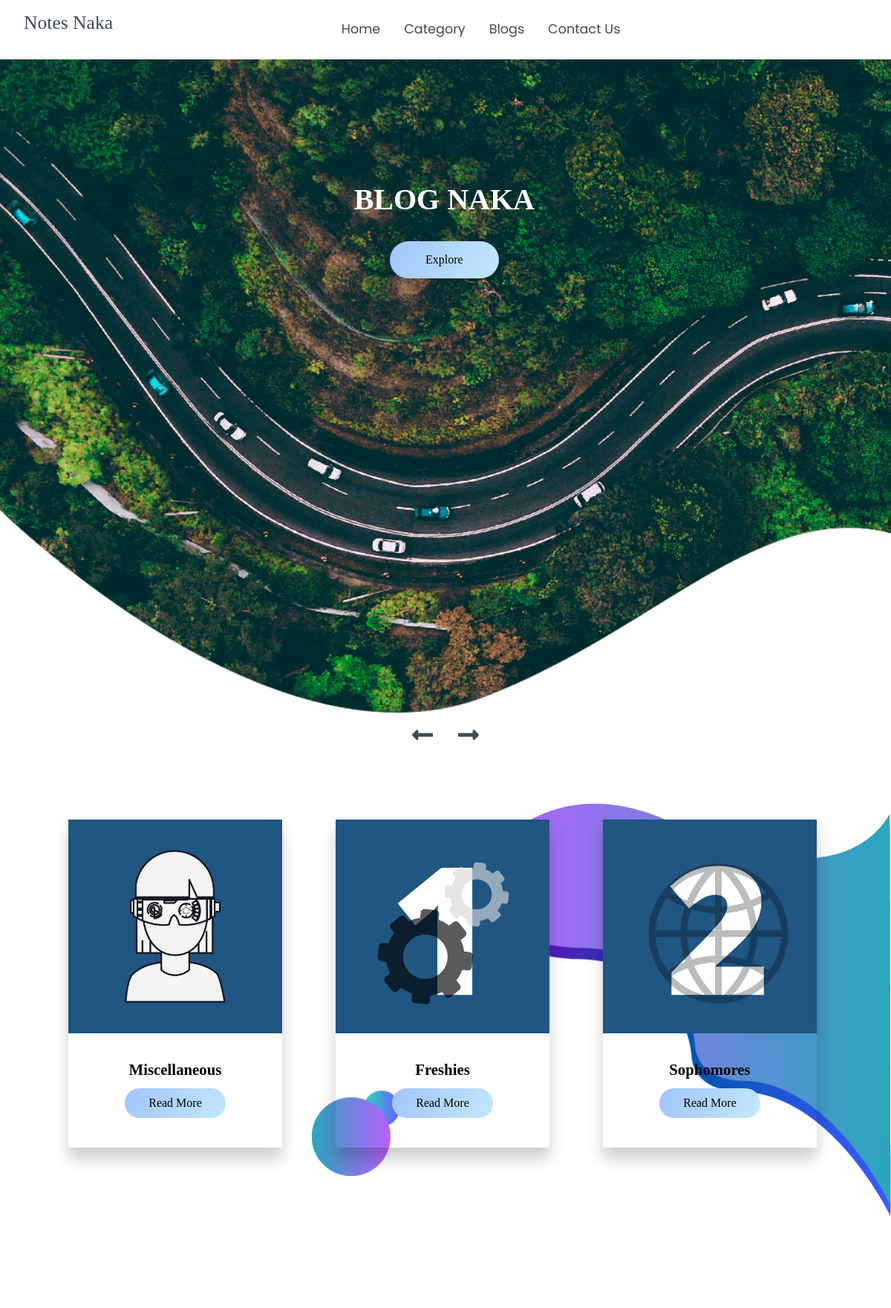
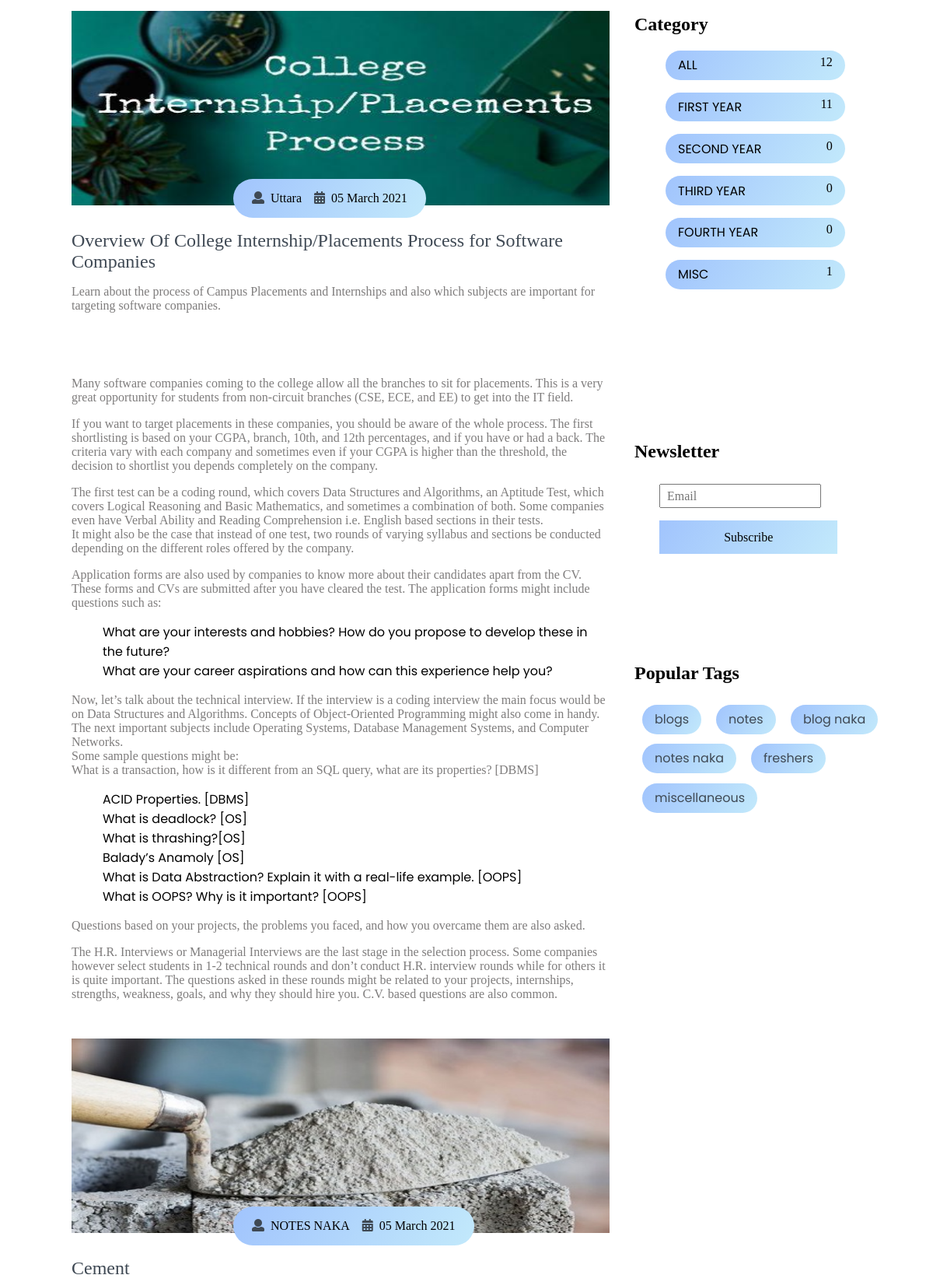
Page /blogs/detail.php (upper part) on the committed database (2 pictures, top to bottom).
### tables this page shows
CREATE TABLE `blog` (
  `blog_id` int(15) NOT NULL,
  `blog_dp` varchar(255) NOT NULL,
  `blog_data` varchar(255) NOT NULL,
  `blog_title` varchar(255) NOT NULL,
  `blog_sub` varchar(255) NOT NULL,
  `blog_sub_code` varchar(255) NOT NULL,
  `blog_branch` varchar(255) NOT NULL,
  `blog_sem` varchar(255) NOT NULL,
  `blog_year` varchar(255) NOT NULL,
  `blog_college` varchar(255) NOT NULL,
  `blog_info_1` text NOT NULL,
  `blog_info_2` text NOT NULL,
  `blog_contri_name` varchar(255) NOT NULL,
  `blog_contri_college` varchar(255) NOT NULL,
  `blog_time` varchar(255) NOT NULL DEFAULT current_timestamp()
);

### blogs/detail.php (the view, shortened to what this page needs)
<?php include '../includes/db.php'; ?>
<?php $id = $_GET['blog_id']; ?>
<!DOCTYPE html>
<html lang="en">
<head>
    <link rel="stylesheet" href="./css/all.css">
    <link rel="stylesheet" href="./css/owl.carousel.min.css">
    <link rel="stylesheet" href="./css/owl.theme.default.min.css">
    <link rel="stylesheet" href="./css/aos.css">
    <link rel="stylesheet" href="./css/style.css">
</head>
<body>
    <nav class="nav" id="home">
        <div class="nav-menu flex-row">
            <div class="nav-brand">
                <a href="../homepage" class="text-gray">Notes Naka</a>
            </div>
            <div>
                <ul class="nav-items">
                    <li class="nav-link">
                        <a href="index.php?blog_year=ALL">Home</a>
                    </li>
                    <li class="nav-link">
                        <a href="#explore">Category</a>
                    </li>
                    <li class="nav-link">
                        <a href="#blog">Blogs</a>
                    </li>
                    <li class="nav-link">
                        <a href="#contact">Contact Us</a>
                    </li>
                </ul>
            </div>
            <div class="social text-gray">
                <a href="https://www.facebook.com/NotesNakaFB/"><i class="fab fa-facebook-f"></i></a>
                <a href="https://www.instagram.com/notesnaka/"><i class="fab fa-instagram"></i></a>
                <a href="https://www.youtube.com/channel/UCGGxP6KHqkJPV_k3XyMe8rw"><i class="fab fa-youtube"></i></a>
            </div>
        </div>
    </nav>
    <main>
        <section class="site-title">
            <div class="site-background" data-aos="fade-up" data-aos-delay="100">
                <h1>BLOG NAKA</h1>
                <a href="#explore"><button class="btn">Explore</button></a>
            </div>.
        </section>
        <section id="explore">
            <div class="blog">
                <div class="container">
                    <div class="owl-carousel owl-theme blog-post">
                        <div class="blog-content" data-aos="fade-right" data-aos-delay="200">
                            <img src="./images/misc.png" alt="post-1">
                            <div class="blog-title">
                                <h3>Miscellaneous</h3>
                                <a href="index.php?blog_year=MISC"><button class="btn btn-blog">Read More</button></a>
                            </div>
                        </div>
                        <div class="blog-content" data-aos="fade-in" data-aos-delay="200">
                            <img src="./images/1.png" alt="post-1">
                            <div class="blog-title">
                                <h3>Freshies</h3>
                                <a href="index.php?blog_year=1"><button class="btn btn-blog">Read More</button></a>
                            </div>
                        </div>
                        <div class="blog-content" data-aos="fade-left" data-aos-delay="200">
                            <img src="./images/2.png" alt="post-1">
                            <div class="blog-title">
                                <h3>Sophomores</h3>
                                <a href="index.php?blog_year=2"><button class="btn btn-blog">Read More</button></a>
                            </div>
                        </div>
                    </div>
                    <div class="owl-navigation">
                        <span class="owl-nav-prev"><i class="fas fa-long-arrow-alt-left"></i></span>
                        <span class="owl-nav-next"><i class="fas fa-long-arrow-alt-right"></i></span>
                    </div>
                </div>
            </div>
        </section>
        <section class="container">
            <div class="site-content">
                <div class="posts" id="blog">
                    <?php
                        $query = "SELECT * FROM blog WHERE blog_id LIKE '%$id%'";
                        $select_query = mysqli_query($connection, $query);
                        while ($row = mysqli_fetch_assoc($select_query))
                        {
                    ?>
                    <div class='post-content' data-aos='zoom-in' data-aos-delay='200'>
                        <div class='post-image'>
                            <div>
                                <img src='../db_images/<?php echo $row['blog_dp'] ?>' class='img' alt='blog1'
                                    style='height: 250px;' />
                            </div>
                            <div class='post-info flex-row'>
                                <span><i
                                        class='fas fa-user text-gray'></i>&nbsp;&nbsp;<?php echo $row['blog_contri_name'] ?></span>
                                <span><i
                                        class='fas fa-calendar-alt text-gray'></i>&nbsp;&nbsp;<?php echo date('d F Y', $row['blog_time']) ?></span>
                            </div>
                        </div>
                        <div class='post-title'>
                            <a href='#'><?php echo $row['blog_title'] ?></a>
                            <p><?php echo $row['blog_info_1'] ?></p>
                            <br><br>
                            <p><?php echo $row['blog_info_2'] ?></p>
                            <?php if(!empty($row['blog_data'])) { ?>
                            <br><br>
                            <?php } ?>
                        </div>
                    </div>
                    <?php } ?>
                </div>
                <aside class="sidebar">
                    <div class="category">
                        <h2>Category</h2>
                        <ul class="category-list">
                            <form action="" method="post">
                                <li class="list-items" data-aos="fade-left" data-aos-delay="100">
                                    <a href="index.php?blog_year=ALL">ALL</a>
                                    <span><?php
                                        $query = "SELECT * FROM blog";
                                        $select_query = mysqli_query($connection, $query);
                                        echo $count = mysqli_num_rows($select_query);?></span>
                                </li>
                            </form>
                            <form action="" method="post">
                                <li class="list-items" data-aos="fade-left" data-aos-delay="200">
                                    <a href="index.php?blog_year=1">FIRST YEAR</a>
                                    <span><?php $year = 1;
                                        $query = "SELECT * FROM blog WHERE blog_year LIKE '%$year%'";
                                        $select_query = mysqli_query($connection, $query);
                                        echo $count = mysqli_num_rows($select_query);?></span>
                                </li>
                            </form>
                            <form action="" method="post">
                                <li class="list-items" data-aos="fade-left" data-aos-delay="300">
                                    <a href="index.php?blog_year=2">SECOND YEAR</a>
                                    <span><?php $year = 2;
                                            $query = "SELECT * FROM blog WHERE blog_year LIKE '%$year%'";
                                            $select_query = mysqli_query($connection, $query);
                                            echo $count = mysqli_num_rows($select_query);?></span>
                                </li>
                            </form>
                            <form action="" method="post">
                                <li class="list-items" data-aos="fade-left" data-aos-delay="400">
                                    <a href="index.php?blog_year=3">THIRD YEAR</a>
                                    <span><?php $year = 3;
                                        $query = "SELECT * FROM blog WHERE blog_year LIKE '%$year%'";
                                        $select_query = mysqli_query($connection, $query);
                                        echo $count = mysqli_num_rows($select_query);?></span>
                                </li>
                            </form>
                            <form action="" method="post">
                                <li class="list-items" data-aos="fade-left" data-aos-delay="500">
                                    <a href="index.php?blog_year=4">FOURTH YEAR</a>
                                    <span><?php $year = 4;
                                        $query = "SELECT * FROM blog WHERE blog_year LIKE '%$year%'";
                                        $select_query = mysqli_query($connection, $query);
                                        echo $count = mysqli_num_rows($select_query);?></span>
                                </li>
                            </form>
                            <form action="" method="post">
                                <li class="list-items" data-aos="fade-left" data-aos-delay="600">
                                    <a href="index.php?blog_year=MISC">MISC</a>
                                    <span><?php $year = "MISC";
                                        $query = "SELECT * FROM blog WHERE blog_year LIKE '%$year%'";
                                        $select_query = mysqli_query($connection, $query);
                                        echo $count = mysqli_num_rows($select_query);?></span>
                                </li>
                            </form>
                        </ul>
                    </div>
                    <div class="newsletter" data-aos="fade-up" data-aos-delay="300" id="contact">
                        <h2>Newsletter</h2>
                        <div class="form-element">
                            <form method="post" action="">
                                <input type="email" class="input-element" placeholder="Email" name="email" required>
                                <button class="btn form-btn" name="submit">Subscribe</button>
                            </form>
                        </div>
                    </div>
                    <div class="popular-tags">
                        <h2>Popular Tags</h2>
                        <div class="tags flex-row">
                            <span class="tag" data-aos="flip-up" data-aos-delay="100"><a>blogs</a></span>
                            <span class="tag" data-aos="flip-up" data-aos-delay="100"><a>notes</a></span>
                            <span class="tag" data-aos="flip-up" data-aos-delay="100"><a>blog naka</a></span>
                            <span class="tag" data-aos="flip-up" data-aos-delay="100"><a>notes naka</a></span>
                            <span class="tag" data-aos="flip-up" data-aos-delay="100"><a>freshers</a></span>
                            <span class="tag" data-aos="flip-up" data-aos-delay="100"><a>miscellaneous</a></span>
                        </div>
                    </div>
                </aside>
            </div>
        </section>
    </main>
</body>
</html>

### blogs/css/all.css (style rules this page uses)
.fa, .fas, .far, .fal, .fad, .fab { -moz-osx-font-smoothing: grayscale; -webkit-font-smoothing: antialiased; display: inline-block; font-style: normal; font-variant: normal; text-rendering: auto; line-height: 1; }
.fa-calendar-alt:before { content: "\f073"; }
.fa-facebook-f:before { content: "\f39e"; }
.fa-instagram:before { content: "\f16d"; }
.fa-long-arrow-alt-left:before { content: "\f30a"; }
.fa-long-arrow-alt-right:before { content: "\f30b"; }
.fa-user:before { content: "\f007"; }
.fa-youtube:before { content: "\f167"; }
.fab { font-family: 'Font Awesome 5 Brands'; }
.fa, .fas { font-family: 'Font Awesome 5 Free'; font-weight: 900; }

### blogs/detail.php (style rules this page uses)
* { font-family: 'Poppins', sans-serif; }

### rows in the picture
blog: blog_dp (picture), blog_contri_name "Uttara", blog_time "05 March 2021", blog_title "Overview Of College Internship/Placements Process for Software Companies", blog_info_1 "Learn about the process of Campus Placements and Internships and also which subjects are important for targeting software companies.", blog_info_2 "Many software companies coming to the college allow all the branches to sit for placements. This is a very great opportunity for students from non-circuit branches (CSE, ECE, and EE) to get into the IT field. If you want to target placements in these companies, you should be aware of the whole process. The first shortlisting is based on your CGPA, branch, 10th, and 12th percentages, and if you have or had a back. The criteria vary with each company and sometimes even if your CGPA is higher than the threshold, the decision to shortlist you depends completely on the company. The first test can be a coding round, which covers Data Structures and Algorithms, an Aptitude Test, which covers…"
blog: blog_dp (picture), blog_contri_name "NOTES NAKA", blog_time "05 March 2021", blog_title "Cement"

### other values in the picture
$count = mysqli_num_rows($select_query) "12"
$count = mysqli_num_rows($select_query) "11"
$count = mysqli_num_rows($select_query) "0"
$count = mysqli_num_rows($select_query) "1"
